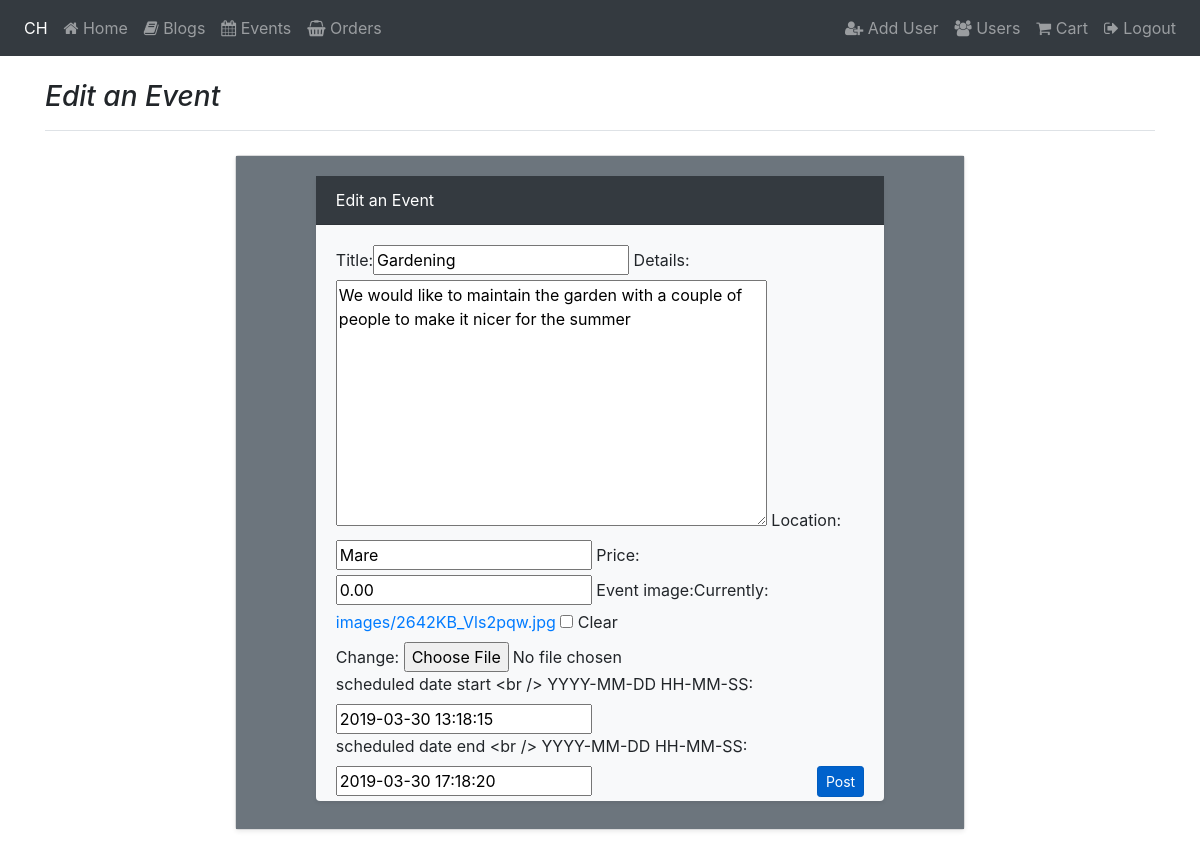
/events/6/edit/ (signed in), run on the app's committed database.
### events/models.py (models this page shows, shortened)
class Event(models.Model):
    author = models.ForeignKey(User, on_delete=models.CASCADE, related_name="event_author")
    title = models.CharField(max_length=200)
    details = models.TextField()
    location = models.CharField(max_length=200)
    views = models.IntegerField(default=0)
    price = models.DecimalField(max_digits=6, decimal_places=2)
    event_image = models.ImageField(upload_to="images", null=True, blank=True)
    scheduled_date_start = models.DateTimeField(blank=True, null=True)
    scheduled_date_end = models.DateTimeField(blank=True, null=True)
    published_date = models.DateTimeField(auto_now_add=True)

### events/views.py (the view)
# urls.py: url(r'^(?P<pk>\d+)/edit/$', create_or_edit_event, name='edit_event'),
def create_or_edit_event(request, pk=None):
    if request.user.is_authenticated:
        event = get_object_or_404(Event, pk=pk) if pk else None
        if event == None:
            formtype = "Add an Event"
        else:
            formtype = "Edit an Event"
        if request.method =="POST":
            form = EventPostForm(request.POST, request.FILES, instance=event)
            ep_form = form.save(commit=False)
            ep_form.author = User.objects.get(pk=request.user.id)
            if not ep_form.event_image:
                ep_form.event_image = "images/default-event.png"
            ep_form.save()
            return redirect(get_events)
        else:
            form = EventPostForm(instance=event)
        return render(request, "eventpostform.html", {'form': form, 'formtype': formtype})
    else:
        messages.success(request, "You are supposed to be logged in to edit that!")
        return redirect(reverse('index'))

### events/forms.py
class EventPostForm(forms.ModelForm):
    class Meta:
        model = Event
        labels = {
            'scheduled_date_start': 'scheduled date start <br /> YYYY-MM-DD HH-MM-SS',
            'scheduled_date_end': 'scheduled date end <br /> YYYY-MM-DD HH-MM-SS',
        }
        exclude = ["author", "views"]

### cart/contexts.py (called while the page is built)
def cart_contents(request):
    cart = request.session.get('cart', {})
    cart_items = []
    total = 0
    product_count = 0
    for id, quantity in cart.items():
        event = get_object_or_404(Event, pk=id)
        total += quantity * event.price
        product_count += quantity
        cart_items.append({'id':id, 'quantity': quantity, 'event': event})
    return { 'cart_items': cart_items, 'total': total,
        'product_count': product_count }

### events/templates/eventpostform.html (shortened to what this page needs)
{% extends "base.html" %}
{% load bootstrap_tags %}
{% block content %}
<div class="container">
    <h3 class="pb-3 mb-4 font-italic border-bottom">
        {{formtype}}
    </h3>
    <div class="row justify-content-center">
        <div class="col-md-8">
            <div class="card flex-md-row mb-4 shadow-sm h-md-250 bg-light">
                <div class="card-body bg-secondary flex-column less-padding-bottom">
                    <div class="row justify-content-center">
                        <div class="col-md-10 mx-auto">
                            <div class="card no-flex flex-md-row mb-4 shadow-sm h-md-250 bg-light">
                                <div class="card-header custom-border font-white bg-dark">{{formtype}}</div>
                                <div class="card-body d-flex flex-column less-padding-bottom">
                                    <form method="POST" enctype="multipart/form-data">
                                        {{ form | as_bootstrap }}
                                        <button type="submit" class="btn btn-primary btn-sm active floatright">Post</button>
                                    </form>
                                </div>
                            </div>
                        </div>
                    </div>
                </div>
            </div>
        </div>
    </div>
</div>
{% endblock %}

### static/css/custom.css (style rules this page uses)
.less-padding-bottom { padding-bottom: 4px !important }
.floatright { float: right !important }
.font-white { color: white !important; }
.no-flex { display: block !important; border: 0px !important; }
.custom-border { border-radius: 0 !important; }
.card { max-width: 100%; }

### data on the page
Event: title "Gardening", details "We would like to maintain the garden with a couple of people to make it nicer for the summer", location "Mare", price "0.00", scheduled_date_start "2019-03-30 13:18:15", scheduled_date_end "2019-03-30 17:18:20"
